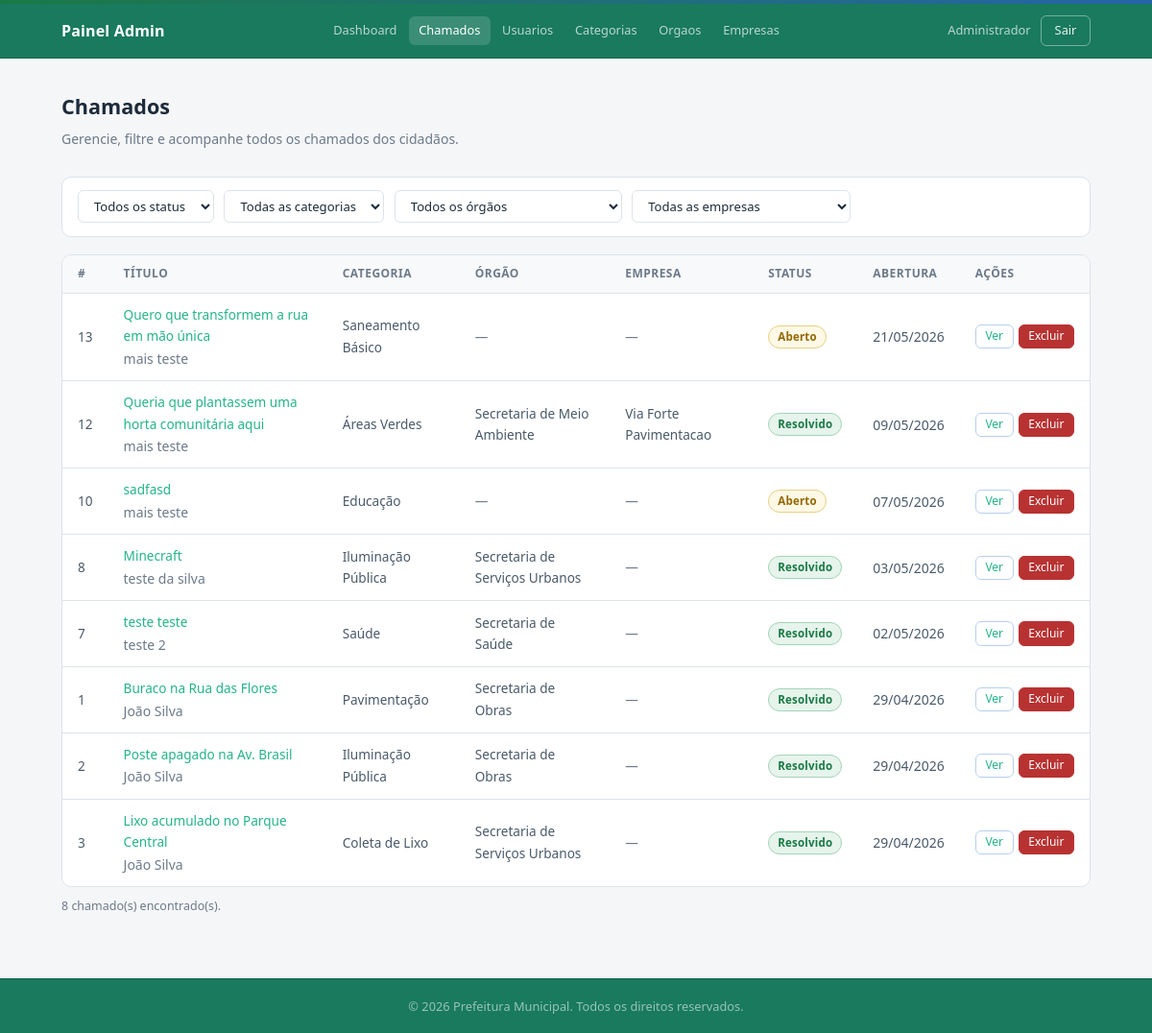
Page /admin/chamados (signed in) on the earlier database version.
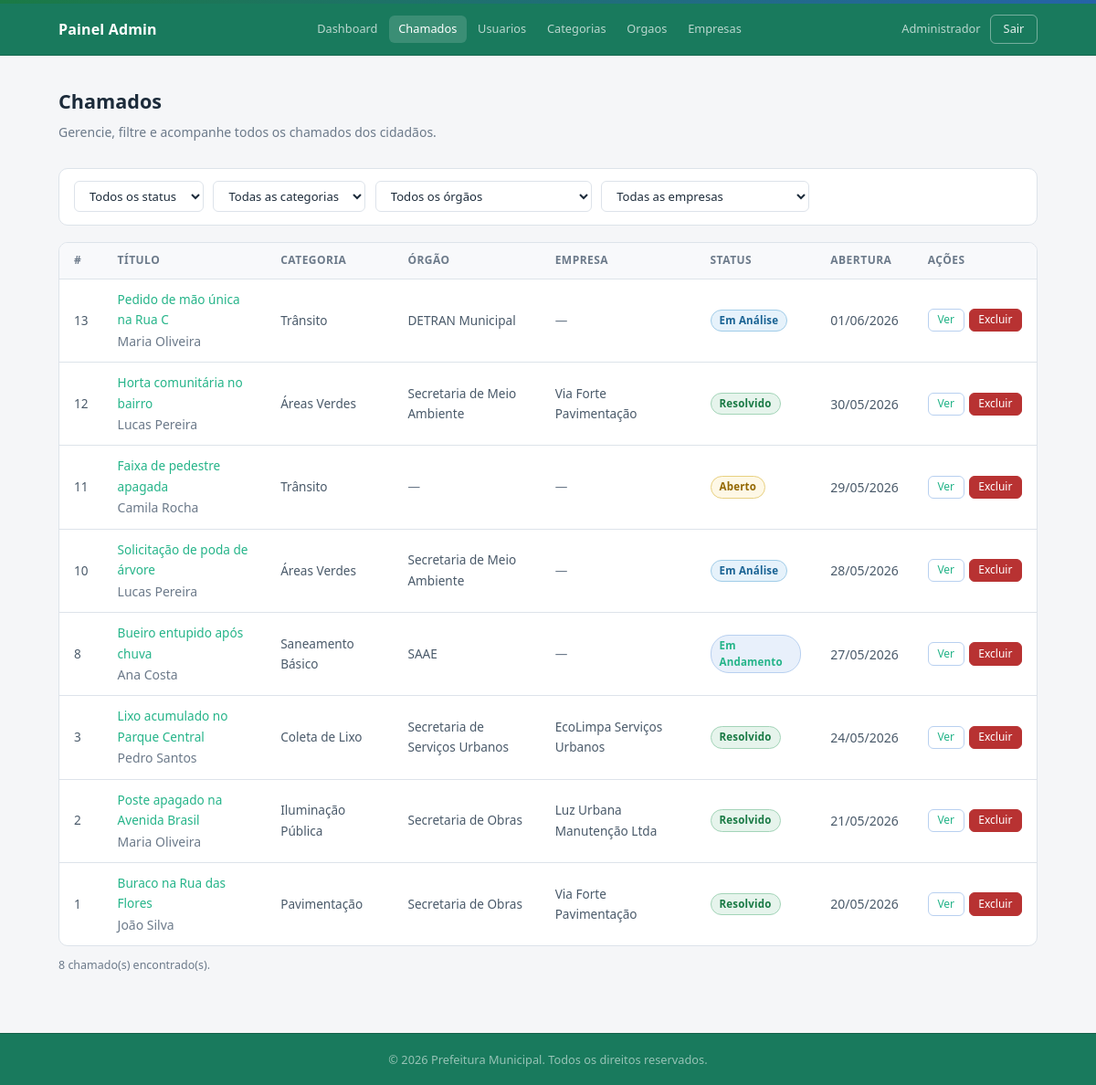
Same page on the later database version.
### tables this page shows
CREATE TABLE `chamados` (
  `id` int(11) NOT NULL,
  `titulo` varchar(200) NOT NULL,
  `descricao` text NOT NULL,
  `localizacao` varchar(255) DEFAULT NULL,
  `data_abertura` datetime DEFAULT current_timestamp(),
  `data_fechamento` datetime DEFAULT NULL,
  `usuario_id` int(11) NOT NULL,
  `categoria_id` int(11) NOT NULL,
  `status_id` int(11) NOT NULL DEFAULT 1,
  `orgao_id` int(11) DEFAULT NULL,
  `empresa_id` int(11) DEFAULT NULL
);

CREATE TABLE `usuarios` (
  `id` int(11) NOT NULL,
  `nome` varchar(100) NOT NULL,
  `email` varchar(150) DEFAULT NULL,
  `telefone` varchar(20) DEFAULT NULL,
  `cpf` varchar(14) DEFAULT NULL,
  `senha` varchar(255) NOT NULL,
  `tipo` enum('cidadao','admin') NOT NULL DEFAULT 'cidadao',
  `criado_em` datetime DEFAULT current_timestamp()
);

CREATE TABLE `categorias` (
  `id` int(11) NOT NULL,
  `nome` varchar(100) NOT NULL,
  `descricao` text DEFAULT NULL
);

CREATE TABLE `status` (
  `id` int(11) NOT NULL,
  `nome` varchar(50) NOT NULL,
  `ordem` int(11) NOT NULL DEFAULT 0
);

CREATE TABLE `orgaos` (
  `id` int(11) NOT NULL,
  `nome` varchar(100) NOT NULL,
  `descricao` text DEFAULT NULL
);

CREATE TABLE `empresas` (
  `id` int(11) NOT NULL,
  `nome` varchar(150) NOT NULL,
  `cnpj` varchar(18) DEFAULT NULL,
  `email` varchar(150) DEFAULT NULL,
  `telefone` varchar(20) DEFAULT NULL,
  `responsavel` varchar(150) DEFAULT NULL,
  `area_atuacao` varchar(150) DEFAULT NULL,
  `ativo` tinyint(1) NOT NULL DEFAULT 1,
  `criado_em` datetime DEFAULT current_timestamp()
);

### app/controllers/AdminController.php (called while the page is built, shortened)
<?php
require_once __DIR__ . '/../models/Chamado.php';
class AdminController {
    public function chamados(): void {
        $chamadoModel   = new Chamado();
        $filtros = [
            'status_id'    => (int)($_GET['status_id'] ?? 0),
            'categoria_id' => (int)($_GET['categoria_id'] ?? 0),
            'orgao_id'     => (int)($_GET['orgao_id'] ?? 0),
            'empresa_id'   => (int)($_GET['empresa_id'] ?? 0),
        ];
        $chamados   = $chamadoModel->listarTodos(array_filter($filtros));
        require __DIR__ . '/../views/admin/chamados.php';
    }
}

### config/database.php (called while the page is built, shortened)
<?php
class Database {
    private static ?PDO $instance = null;
    public static function getConnection(): PDO {
        if (self::$instance === null) {
            $dsn = "mysql:host=" . DB_HOST . ";dbname=" . DB_NAME . ";charset=" . DB_CHARSET;
            $options = [
                PDO::ATTR_ERRMODE            => PDO::ERRMODE_EXCEPTION,
                PDO::ATTR_DEFAULT_FETCH_MODE => PDO::FETCH_ASSOC,
                PDO::ATTR_EMULATE_PREPARES   => false,
            ];
            try {
                self::$instance = new PDO($dsn, DB_USER, DB_PASS, $options);
            } catch (PDOException $e) {
                http_response_code(500);
                die(json_encode(['error' => 'Erro de conexão com o banco de dados.']));
            }
        }
        return self::$instance;
    }
}

### app/models/Chamado.php (called while the page is built, shortened)
<?php
require_once __DIR__ . '/../../config/database.php';
class Chamado {
    private PDO $db;
    public function __construct() {
        $this->db = Database::getConnection();
    }
    public function listarTodos(array $filtros = []): array {
        $sql = "
            SELECT c.*, u.nome as usuario_nome, cat.nome as categoria_nome,
                   s.nome as status_nome, o.nome as orgao_nome, e.nome as empresa_nome
            FROM chamados c
            JOIN usuarios u ON c.usuario_id = u.id
            JOIN categorias cat ON c.categoria_id = cat.id
            JOIN status s ON c.status_id = s.id
            LEFT JOIN orgaos o ON c.orgao_id = o.id
            LEFT JOIN empresas e ON c.empresa_id = e.id
            WHERE 1=1
        ";
        $params = [];
        $sql .= " ORDER BY c.data_abertura DESC";
        $stmt = $this->db->prepare($sql);
        $stmt->execute($params);
        return $stmt->fetchAll();
    }
}

### app/views/admin/chamados.php (the view, shortened to what the changed rows need)
<?php
require __DIR__ . '/../shared/header.php';
$statusColors = [
    'Aberto'       => 'badge-warning',
    'Em Análise'   => 'badge-info',
    'Em Andamento' => 'badge-primary',
    'Resolvido'    => 'badge-success',
    'Encerrado'    => 'badge-neutral',
];
?>
<main class="admin-main">
    <div class="container">
        <div class="page-header">
            <h2>Chamados</h2>
        </div>
        <?php if (empty($chamados)): ?>
            <div class="empty-state">
                <p>Nenhum chamado encontrado com os filtros selecionados.</p>
            </div>
        <?php else: ?>
            <div class="table-wrapper">
                <table class="table table-hoverable">
                    <thead>
                        <tr>
                            <th>#</th>
                            <th>Título</th>
                            <th>Categoria</th>
                            <th>Órgão</th>
                            <th>Empresa</th>
                            <th>Status</th>
                            <th>Abertura</th>
                            <th>Ações</th>
                        </tr>
                    </thead>
                    <tbody>
                        <?php foreach ($chamados as $c): ?>
                            <tr>
                                <td class="text-muted"><?= $c['id'] ?></td>
                                <td>
                                    <a href="<?= BASE_URL ?>/admin/chamado/<?= $c['id'] ?>" class="link-primary">
                                        <?= htmlspecialchars($c['titulo']) ?>
                                    </a>
                                    <div class="text-muted text-sm"><?= htmlspecialchars($c['usuario_nome']) ?></div>
                                </td>
                                <td><?= htmlspecialchars($c['categoria_nome']) ?></td>
                                <td><?= $c['orgao_nome'] ? htmlspecialchars($c['orgao_nome']) : '<span class="text-muted">—</span>' ?></td>
                                <td><?= $c['empresa_nome'] ? htmlspecialchars($c['empresa_nome']) : '<span class="text-muted">—</span>' ?></td>
                                <td>
                                    <span class="badge <?= $statusColors[$c['status_nome']] ?? 'badge-neutral' ?>">
                                        <?= htmlspecialchars($c['status_nome']) ?>
                                    </span>
                                </td>
                                <td class="text-sm text-muted">
                                    <?= date('d/m/Y', strtotime($c['data_abertura'])) ?>
                                </td>
                                <td>
                                    <div class="table-actions">
                                        <a href="<?= BASE_URL ?>/admin/chamado/<?= $c['id'] ?>"
                                           class="btn btn-outline btn-xs">
                                            Ver
                                        </a>
                                        <button
                                            class="btn btn-danger btn-xs"
                                            onclick="confirmarExclusao(<?= $c['id'] ?>, '<?= htmlspecialchars(addslashes($c['titulo'])) ?>')"
                                        >
                                            Excluir
                                        </button>
                                    </div>
                                </td>
                            </tr>
                        <?php endforeach; ?>
                    </tbody>
                </table>
            </div>
        <?php endif; ?>
    </div>
</main>
<?php require __DIR__ . '/../shared/footer.php'; ?>

Differences in the rows shown:
removed chamados: id "7", titulo "teste teste", usuario.nome "teste 2", categoria.nome "Saúde", orgao.nome "Secretaria de Saúde", status.nome "Resolvido", data_abertura "02/05/2026"
changed chamados id 13: titulo "Quero que transformem a rua em mão única" → "Pedido de mão única na Rua C"; usuario.nome "mais teste" → "Maria Oliveira"; categoria.nome "Saneamento Básico" → "Trânsito"; orgao.nome (not shown) → "DETRAN Municipal"; status_id 1 → 2 (drawn); status.nome "Aberto" → "Em Análise"; data_abertura "21/05/2026" → "01/06/2026"; no longer shows "—"
changed chamados id 12: titulo "Queria que plantassem uma horta comunitária aqui" → "Horta comunitária no bairro"; usuario.nome "mais teste" → "Lucas Pereira"; empresa.nome "Via Forte Pavimentacao" → "Via Forte Pavimentação"; data_abertura "09/05/2026" → "30/05/2026"
added chamados: id "11", titulo "Faixa de pedestre apagada", usuario.nome "Camila Rocha", categoria.nome "Trânsito", status.nome "Aberto", data_abertura "29/05/2026"
changed chamados id 10: titulo "sadfasd" → "Solicitação de poda de árvore"; usuario.nome "mais teste" → "Lucas Pereira"; categoria.nome "Educação" → "Áreas Verdes"; orgao.nome (not shown) → "Secretaria de Meio Ambiente"; status_id 1 → 2 (drawn); status.nome "Aberto" → "Em Análise"; data_abertura "07/05/2026" → "28/05/2026"; no longer shows "—"
changed chamados id 8: titulo "Minecraft" → "Bueiro entupido após chuva"; usuario.nome "teste da silva" → "Ana Costa"; categoria.nome "Iluminação Pública" → "Saneamento Básico"; orgao.nome "Secretaria de Serviços Urbanos" → "SAAE"; status_id 4 → 3 (drawn); status.nome "Resolvido" → "Em Andamento"; data_abertura "03/05/2026" → "27/05/2026"
changed chamados "Lixo acumulado no Parque Central": usuario.nome "João Silva" → "Pedro Santos"; empresa.nome (not shown) → "EcoLimpa Serviços Urbanos"; data_abertura "29/04/2026" → "24/05/2026"; no longer shows "—"; moves up the list
changed chamados "Iluminação Pública": titulo "Poste apagado na Av. Brasil" → "Poste apagado na Avenida Brasil"; usuario.nome "João Silva" → "Maria Oliveira"; empresa.nome (not shown) → "Luz Urbana Manutenção Ltda"; data_abertura "29/04/2026" → "21/05/2026"; no longer shows "—"; moves down the list
changed chamados "Buraco na Rua das Flores": empresa.nome (not shown) → "Via Forte Pavimentação"; data_abertura "29/04/2026" → "20/05/2026"; no longer shows "—"
